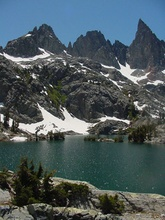
%> input picture PA2/MinaretLake.jpg, 165 x 220 px, shrunk from 285 x 380 before the run
$ octave TestPA2.m   (GNU Octave 9; MATLAB toolbox functions it lacks are replaced by stand-ins)
%> lines starting %> are read from the running program, lines starting %| are printed output that depends on the picture
### PA2/myBilateral.m
function [ ID ] = myBilateral( inImg, wSize , sigmad , sigmar)
%> called with inImg = 'MinaretLake.jpg', wSize = 3, sigmad = 22, sigmar = 22
%%img reading
I = imread(inImg);
%> I is the input picture: size 220x165x3 uint8; mean R, G, B 75.1, 88.5, 92.6
[m,n,c] = size(I);
%> m = 220; n = 165; c = 3

%%%%defiining the padding size
pad_size = floor(wSize/2);
I_padded = zeros(m+2*pad_size , n+2*pad_size , c); %%%making a new extra arge paded matrix with zeros as padded values
I_padded(pad_size+1:pad_size+m,pad_size+1:pad_size+n,1:end) = I(1:end,1:end,1:end);
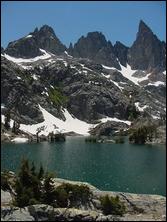
%> I_padded: size 222x167x3 double; mean R, G, B 73.5, 86.7, 90.7

ID = I;

%applying the formula on all three colors
for z=1:c
    for i=pad_size+1:pad_size+m
        for j=pad_size+1:pad_size+n
            numerator =0.0; denominator = 0.0;
            weight = 0.0;
            for k=i-pad_size:i+pad_size
                for l=j-pad_size:j+pad_size
                        weight = exp(-(((i-k)^2+(j-l)^2)/(2*sigmad^2) + (norm(I_padded(i,j,z) - I_padded(k,l,z))^2)/(2*sigmar^2) ));
                        numerator = numerator+ weight*I_padded(k,l,z);
                        denominator = denominator + weight;
                end
            end
            ID(i,j,z) = numerator/denominator;
        end
    end
end
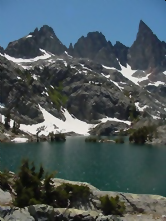
%> ID: size 221x166x3 uint8; mean R, G, B 75, 88.6, 92.8
% imshow(ID);
end

### PA2/TestPA2.m
figure(1);
subplot(3,5,1);
I = myBilateral('MinaretLake.jpg' , 3 , 22 , 22);
imshow(I);
title('win size=3, sigmad=22, sigmar=22|');

subplot(3,5,2);
I = myBilateral('MinaretLake.jpg' , 5 , 5 ,5);
%> call 2 of myBilateral, with inImg = 'MinaretLake.jpg', wSize = 5, sigmad = 5, sigmar = 5
%> in myBilateral (call 2), `I_padded(pad_size+1:pad_size+m,pad_size+1:pad_size+n,1:end) = I(1:end,..`:
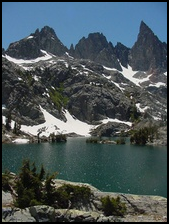
%> I_padded: size 224x169x3 double; mean R, G, B 72, 84.9, 88.8
%> (the run ends here)
